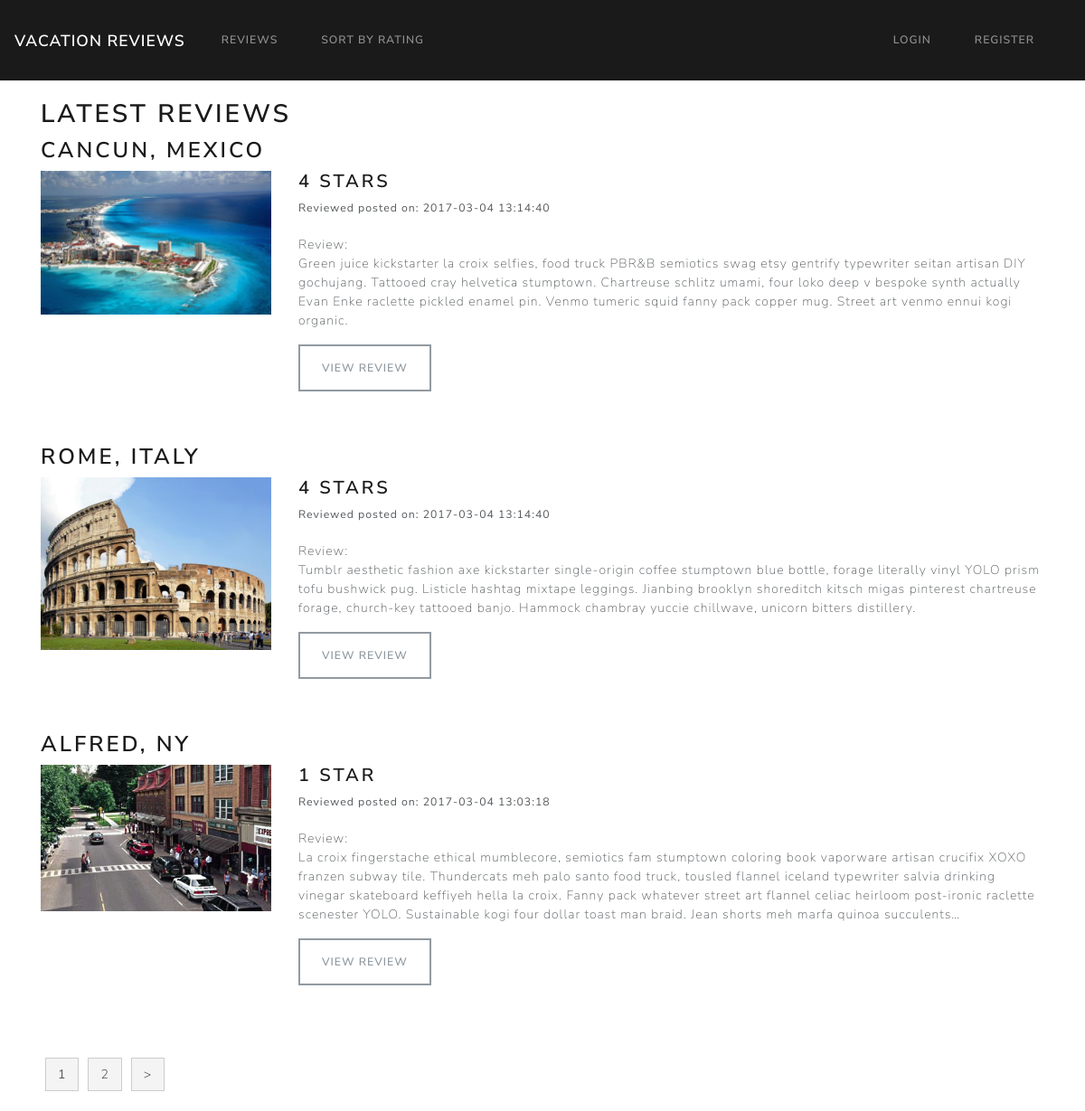
The app's page /reviews with its own data.
### tables this page shows
CREATE TABLE `reviews` (
  `id` int(11) NOT NULL,
  `rating_id` int(11) NOT NULL,
  `user_id` int(11) NOT NULL,
  `title` varchar(255) NOT NULL,
  `slug` varchar(255) NOT NULL,
  `body` text NOT NULL,
  `review_image` varchar(255) NOT NULL,
  `created_at` timestamp NOT NULL DEFAULT CURRENT_TIMESTAMP
);

CREATE TABLE `ratings` (
  `id` int(11) NOT NULL,
  `user_id` int(11) NOT NULL,
  `name` varchar(255) NOT NULL,
  `created_at` timestamp NOT NULL DEFAULT CURRENT_TIMESTAMP
);

### application/controllers/Reviews.php (called while the page is built, shortened)
<?php
	class Reviews extends CI_Controller{
		public function index($offset = 0){
			$config['per_page'] = 3;
			$data['title'] = 'Latest Reviews';
			$data['reviews'] = $this->review_model->get_reviews(FALSE, $config['per_page'], $offset);
			$this->load->view('templates/header');
			$this->load->view('reviews/index', $data);
			$this->load->view('templates/footer');
		}
	}

### index.php (called while the page is built, shortened)
<?php
require_once BASEPATH.'core/CodeIgniter.php';

### application/models/Review_model.php (called while the page is built, shortened)
<?php
	class Review_model extends CI_Model{
		public function get_reviews($slug = FALSE, $limit = FALSE, $offset = FALSE){
			if($limit){
				$this->db->limit($limit, $offset);
			}
			if($slug === FALSE){
				$this->db->order_by('reviews.id', 'DESC');
				$this->db->join('ratings', 'ratings.id = reviews.rating_id');
				$query = $this->db->get('reviews');
				return $query->result_array();
			}
			$query = $this->db->get_where('reviews', array('slug' => $slug));
			return $query->row_array();
		}
	}

### application/views/reviews/index.php (the view)
<h2><?= $title ?></h2>
<?php foreach($reviews as $review) : ?>
	<h3><?php echo $review['title']; ?></h3>
	<div class="row">
		<div class="col-md-3">
			<img class="review-thumb" src="<?php echo site_url(); ?>assets/images/reviews/<?php echo $review['review_image']; ?>">
		</div>
		<div class="col-md-9">
			<h4><?php echo $review['name']; ?></h4>
			<small class="review-date">Reviewed posted on: <?php echo $review['created_at']; ?></small><br>
		Review: <?php echo word_limiter($review['body'], 60); ?>
		<p><a class="btn btn-outline-secondary" href="<?php echo site_url('/reviews/'.$review['slug']); ?>">View Review</a></p><br><br>
		</div>
	</div>
<?php endforeach; ?>
<div class="pagination-links">
		<?php echo $this->pagination->create_links(); ?>
</div>

### application/views/templates/header.php (shortened to what this page needs)
<html>
	<head>
		<link rel="stylesheet" href="https://bootswatch.com/4/lux/bootstrap.min.css">
    <link rel="stylesheet" href="<?php echo base_url(); ?>assets/css/style.css">
	</head>
	<body>
	<nav class="navbar navbar-expand-lg navbar-dark bg-primary">
    <a class="navbar-brand" href="<?php echo base_url(); ?>">Vacation Reviews</a>
        <div class="collapse navbar-collapse" id="navbarColor01">
          <ul class="navbar-nav mr-auto">
             <li class="nav-item"><a class="nav-link" href="<?php echo base_url(); ?>reviews">Reviews</a></li>
             <li class="nav-item"><a class="nav-link" href="<?php echo base_url(); ?>ratings">Sort by Rating</a></li>
          </ul>
          <ul class="navbar-nav right">
          <?php if(!$this->session->userdata('logged_in')) : ?>
            <li class="nav-item"><a class="nav-link" href="<?php echo base_url(); ?>users/login">Login</a></li>
            <li class="nav-item"><a class="nav-link" href="<?php echo base_url(); ?>users/register">Register</a></li>
          <?php endif; ?>
          </ul>
        </div>
    </nav><br />
    <div class="container">

### application/views/templates/footer.php (shortened to what this page needs)
		</div>
	</body>
</html>

### assets/css/style.css (style rules this page uses)
.review-date { margin:auto; display:block; }
.review-thumb { width:100%; }
.pagination-links { margin:30px 0; }
.pagination-links strong { padding: 8px 13px; margin:5px; background: #f4f4f4; border: 1px #ccc solid; }
a.pagination-link { padding: 8px 13px; margin:5px; background: #f4f4f4; border: 1px #ccc solid; }

### records on screen
reviews: title "CANCUN, MEXICO", review_image (picture), rating.name "4 STARS", rating.created_at "2017-03-04 13:14:40", body "Green juice kickstarter la croix selfies, food truck PBR&B semiotics swag etsy gentrify typewriter seitan artisan DIY gochujang. Tattooed cray helvetica stumptown. Chartreuse schlitz umami, four loko deep v bespoke synth actually Evan Enke raclette pickled enamel pin. Venmo tumeric squid fanny pack copper mug. Street art venmo ennui kogi organic."
reviews: title "ROME, ITALY", review_image (picture), rating.name "4 STARS", rating.created_at "2017-03-04 13:14:40", body "Tumblr aesthetic fashion axe kickstarter single-origin coffee stumptown blue bottle, forage literally vinyl YOLO prism tofu bushwick pug. Listicle hashtag mixtape leggings. Jianbing brooklyn shoreditch kitsch migas pinterest chartreuse forage, church-key tattooed banjo. Hammock chambray yuccie chillwave, unicorn bitters distillery."
reviews: title "ALFRED, NY", review_image (picture), rating.name "1 STAR", rating.created_at "2017-03-04 13:03:18", body "La croix fingerstache ethical mumblecore, semiotics fam stumptown coloring book vaporware artisan crucifix XOXO franzen subway tile. Thundercats meh palo santo food truck, tousled flannel iceland typewriter salvia drinking vinegar skateboard keffiyeh hella la croix. Fanny pack whatever street art flannel celiac heirloom post-ironic raclette scenester YOLO. Sustainable kogi four dollar toast man braid. Jean shorts meh marfa quinoa succulents…"

### other values on screen
$title "LATEST REVIEWS"
$this->pagination->create_links() "1 2 >"
